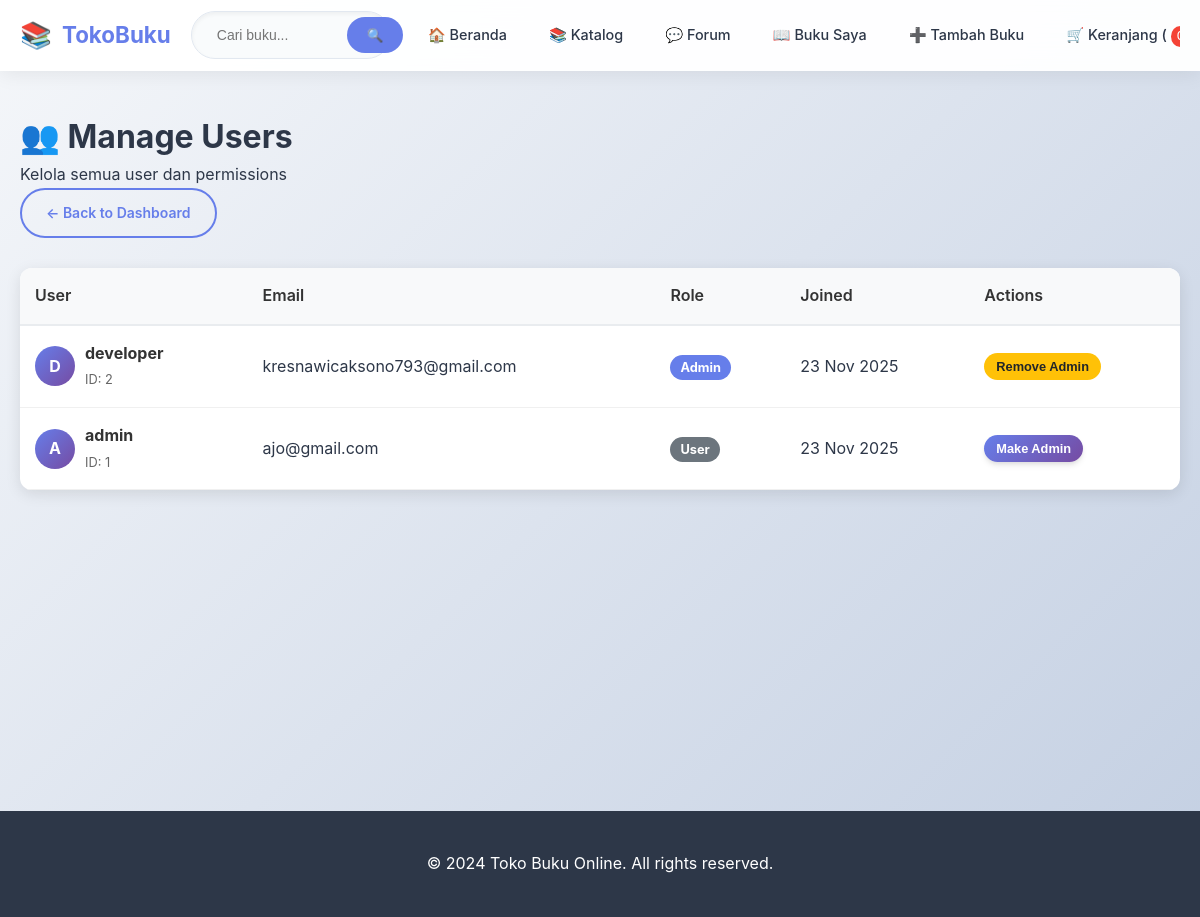
/admin/users (signed in), run on the app's committed database.
### bookstore/app.py (models this page shows)
class User(db.Model):
    id = db.Column(db.Integer, primary_key=True)
    username = db.Column(db.String(80), unique=True, nullable=False)
    email = db.Column(db.String(120), unique=True, nullable=False)
    password = db.Column(db.String(200), nullable=False)
    created_at = db.Column(db.DateTime, default=datetime.utcnow)
    is_admin = db.Column(db.Boolean, default=False)

### bookstore/app.py (the view)
@app.route('/admin/users')
def admin_users():
    if 'user_id' not in session or not session.get('is_admin'):
        flash('Akses ditolak! Hanya admin yang bisa mengakses.', 'error')
        return redirect(url_for('index'))
    users = User.query.order_by(User.created_at.desc()).all()
    return render_template('admin/users.html', users=users)

### bookstore/templates/admin/users.html (shortened to what this page needs)
{% extends "base.html" %}
{% block content %}
<div class="container">
    <div class="admin-page">
        <div class="admin-header">
            <h1>👥 Manage Users</h1>
            <p>Kelola semua user dan permissions</p>
            <a href="{{ url_for('admin_dashboard') }}" class="btn btn-outline">← Back to Dashboard</a>
        </div>
        <div class="admin-content">
            <div class="table-container">
                <table class="admin-table">
                    <thead>
                        <tr>
                            <th>User</th>
                            <th>Email</th>
                            <th>Role</th>
                            <th>Joined</th>
                            <th>Actions</th>
                        </tr>
                    </thead>
                    <tbody>
                        {% for user in users %}
                        <tr>
                            <td>
                                <div class="user-cell">
                                    <div class="user-avatar">
                                        {{ user.username[0]|upper }}
                                    </div>
                                    <div class="user-info">
                                        <strong>{{ user.username }}</strong>
                                        <span>ID: {{ user.id }}</span>
                                    </div>
                                </div>
                            </td>
                            <td>{{ user.email }}</td>
                            <td>
                                <span class="role-badge {% if user.is_admin %}admin{% else %}user{% endif %}">
                                    {{ 'Admin' if user.is_admin else 'User' }}
                                </span>
                            </td>
                            <td>{{ user.created_at.strftime('%d %b %Y') }}</td>
                            <td>
                                <form method="POST" action="{{ url_for('toggle_admin', user_id=user.id) }}" style="display: inline;">
                                    <button type="submit" class="btn btn-sm {% if user.is_admin %}btn-warning{% else %}btn-primary{% endif %}">
                                        {{ 'Remove Admin' if user.is_admin else 'Make Admin' }}
                                    </button>
                                </form>
                            </td>
                        </tr>
                        {% endfor %}
                    </tbody>
                </table>
            </div>
        </div>
    </div>
</div>
{% endblock %}

### bookstore/static/css/style.css (style rules this page uses)
:root { --primary: #667eea; --primary-light: #8a9ef5; --primary-dark: #5a6fd8; --secondary: #764ba2; --accent: #f093fb; --success: #4CAF50; --warning: #FF9800; --error: #f44336; --text: #2d3748; --text-light: #718096; --bg: #f7fafc; --bg-card: #ffffff; --border: #e2e8f0; --shadow: 0 4px 6px -1px rgba(0, 0, 0, 0.1), 0 2px 4px -1px rgba(0, 0, 0, 0.06); --shadow-hover: 0 10px 15px -3px rgba(0, 0, 0, 0.1), 0 4px 6px -2px rgba(0, 0, 0, 0.05); }
* { margin: 0; padding: 0; box-sizing: border-box; }
body { font-family: 'Inter', 'Segoe UI', system-ui, -apple-system, sans-serif; line-height: 1.6; color: var(--text); background: linear-gradient(135deg, #f5f7fa 0%, #c3cfe2 100%); min-height: 100vh; }
.btn { display: inline-flex; align-items: center; justify-content: center; gap: 8px; padding: 12px 24px; border: none; border-radius: 25px; text-decoration: none; font-weight: 600; cursor: pointer; transition: all 0.3s ease; font-size: 14px; position: relative; overflow: hidden; }
.btn::before { content: ''; position: absolute; top: 0; left: -100%; width: 100%; height: 100%; background: linear-gradient(90deg, transparent, rgba(255,255,255,0.2), transparent); transition: left 0.5s; }
.btn-primary { background: linear-gradient(135deg, var(--primary) 0%, var(--secondary) 100%); color: white; box-shadow: var(--shadow); }
.btn-outline { background: transparent; color: var(--primary); border: 2px solid var(--primary); }
.btn-sm { padding: 8px 16px; font-size: 0.8rem; }
.container { max-width: 1200px; margin: 0 auto; padding: 0 20px; }

### bookstore/templates/admin/users.html (style rules this page uses)
.admin-page { max-width: 1200px; margin: 0 auto; }
.admin-header { margin-bottom: 30px; }
.table-container { background: white; border-radius: 12px; box-shadow: 0 4px 15px rgba(0,0,0,0.1); overflow: hidden; }
.admin-table { width: 100%; border-collapse: collapse; }
.admin-table th { background: #f8f9fa; padding: 15px; text-align: left; font-weight: 600; color: #333; border-bottom: 2px solid #e9ecef; }
.admin-table td { padding: 15px; border-bottom: 1px solid #f0f0f0; }
.user-cell { display: flex; align-items: center; gap: 10px; }
.user-avatar { width: 40px; height: 40px; background: linear-gradient(135deg, #667eea 0%, #764ba2 100%); color: white; border-radius: 50%; display: flex; align-items: center; justify-content: center; font-weight: bold; }
.user-info strong { display: block; color: #333; }
.user-info span { font-size: 0.8rem; color: #666; }
.role-badge { padding: 5px 10px; border-radius: 15px; font-size: 0.8rem; font-weight: bold; }
.role-badge.admin { background: #667eea; color: white; }
.role-badge.user { background: #6c757d; color: white; }
.btn-sm { padding: 6px 12px; font-size: 0.8rem; }
.btn-warning { background: #ffc107; color: #212529; border: none; }

### data on the page
User: username "D", username "developer", id "2", email "kresnawicaksono793@gmail.com", is_admin "Admin", created_at "23 Nov 2025", is_admin "Remove Admin"
User: username "A", username "admin", id "1", email "ajo@gmail.com", is_admin "User", created_at "23 Nov 2025", is_admin "Make Admin"
